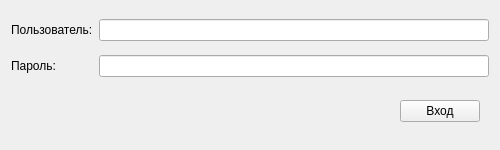
<?xml version="1.0" encoding="UTF-8"?>
<ui version="4.0">
 <class>AuthDialog</class>
 <widget class="QWidget" name="AuthDialog">
  <property name="geometry">
   <rect>
    <x>0</x>
    <y>0</y>
    <width>500</width>
    <height>150</height>
   </rect>
  </property>
  <property name="maximumSize">
   <size>
    <width>500</width>
    <height>150</height>
   </size>
  </property>
  <property name="windowTitle">
   <string>Form</string>
  </property>
  <layout class="QGridLayout" name="gridLayout_2">
   <item row="0" column="1">
    <widget class="QLineEdit" name="userLineEdit"/>
   </item>
   <item row="0" column="0">
    <widget class="QLabel" name="label">
     <property name="text">
      <string>Пользователь:</string>
     </property>
    </widget>
   </item>
   <item row="1" column="0">
    <widget class="QLabel" name="label_2">
     <property name="text">
      <string>Пароль:</string>
     </property>
    </widget>
   </item>
   <item row="1" column="1">
    <widget class="QLineEdit" name="pwdLineEdit">
     <property name="echoMode">
      <enum>QLineEdit::Password</enum>
     </property>
    </widget>
   </item>
   <item row="2" column="0" colspan="2">
    <widget class="QWidget" name="horizontalWidget" native="true">
     <property name="sizePolicy">
      <sizepolicy hsizetype="Preferred" vsizetype="Maximum">
       <horstretch>0</horstretch>
       <verstretch>0</verstretch>
      </sizepolicy>
     </property>
     <layout class="QHBoxLayout" name="horizontalLayout_2">
      <item>
       <spacer name="horizontalSpacer">
        <property name="orientation">
         <enum>Qt::Horizontal</enum>
        </property>
        <property name="sizeHint" stdset="0">
         <size>
          <width>40</width>
          <height>20</height>
         </size>
        </property>
       </spacer>
      </item>
      <item>
       <widget class="QPushButton" name="enterPBtn">
        <property name="text">
         <string>Вход</string>
        </property>
       </widget>
      </item>
     </layout>
    </widget>
   </item>
  </layout>
 </widget>
 <resources/>
 <connections/>
</ui>
